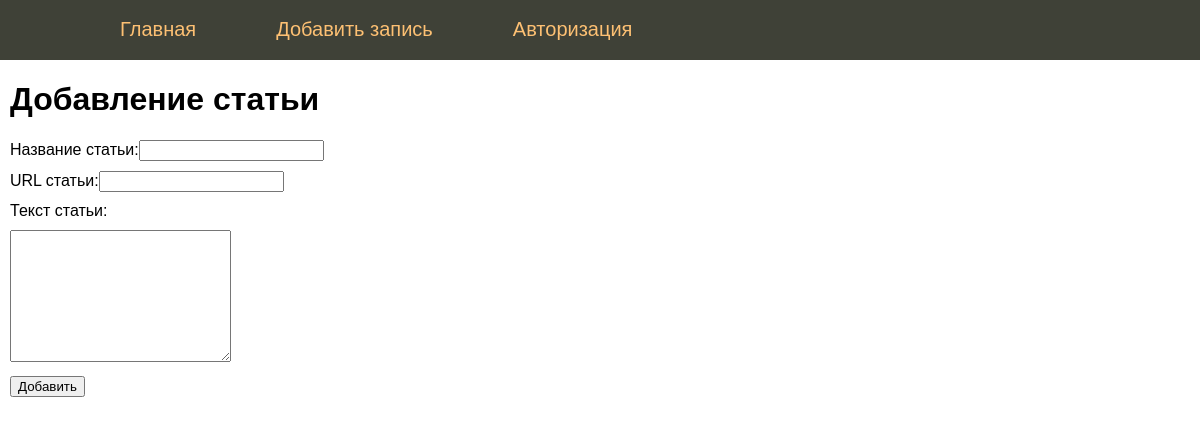
Page /add_post on the committed database.
### tables this page shows
CREATE TABLE mainmenu (
id integer PRIMARY KEY AUTOINCREMENT,
title text NOT NULL,
url text NOT NULL);

### flsite.py (the view, shortened to what this page needs)
@app.route('/add_post', methods=['POST', 'GET'])
def addPost():
    return render_template('add_post.html',menu = dbase.getMenu(), title='Добавление статьи' )

### FDataBase.py (called while the page is built)
    def getMenu(self):
        sql = 'SELECT * FROM mainmenu'
        try:
            self.__cur.execute(sql)
            res = self.__cur.fetchall()
            if res: return res
        except:
            print('did not read')
        return []

### flsite.py (called while the page is built)
def connect_db():
    conn = sqlite3.connect(app.config['DATABASE'])
    conn.row_factory = sqlite3.Row
    return conn

def get_db():
    if not hasattr(g, 'link_db'):
        g.link_db = connect_db()
    return  g.link_db

@app.before_request
def before_request():
    global dbase
    db = get_db()
    dbase = FDataBase(db)

### templates/add_post.html (shortened to what this page needs)
{% extends 'base.html' %}
{% block content %}
{{ super() }}
<form action="{{url_for('addPost')}}" method="post" class="form-contact">
  <p><label>Название статьи:</label><input type="text" name="name" value="" required />
  <p><label>URL статьи:</label><input type="text" name="url" value="" required />
  <p><label>Текст статьи:</label>
  <p><textarea name="post" rows="7 cols=40"></textarea>
  <p><input type="submit" value="Добавить">
</form>
{% endblock %}

### templates/base.html (shortened to what this page needs)
<!DOCTYPE html>
<html lang="en">
<head>
    <link type="text/css" href="{{ url_for('static', filename='css/style.css')}}" rel="stylesheet">
</head>
<body>
 {% block content %}
     {% block mainmenu %}
<ul class="mainmenu">
    {% for m in menu %}
    <li><a href="{{m.url}}">{{m.title}}</a></li>
    {% endfor %}
</ul>
{% endblock mainmenu %}
 <div class="content">
{% if title -%}
<h1> {{ title }}</h1>
{% else -%}
<h1>Обо всем</h1>
{% endif %}
{% endblock %}
</div>
</body>
</html>

### static/css/style.css (style rules this page uses)
html, body { font-family:'Arial'; margin: 0; padding: 0; height: 100%; width: 100%; }
a { color: #0059b2; text-decoration: none; }
ul.mainmenu { list-style: none; background: #3F4137; margin: 0; padding: 0; height: 60px; color: #fdc073; font-size: 20px; overflow: hidden; }
ul.mainmenu li { float: left; margin: 18px 40px 40px; }
ul.mainmenu li a { color: #fdc073; text-decoration: none; }
div.content { margin: 10px; }
.form-contact label { display: inline-block; min-width: 80px; }
.form-contact p { margin: 10px 0 10px 0; }
.form-contact input[type=sumbit], textarea { font-size: 16px; }

### rows in the picture
mainmenu: title "Главная"
mainmenu: title "Добавить запись"
mainmenu: title "Авторизация"

### other values in the picture
{{ title }} "Добавление статьи"
